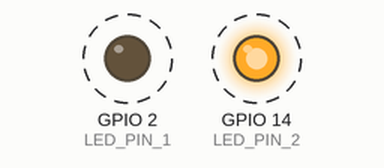
This program was run on a simulated ESP8266 (NodeMCU). Parts: output pins drawn as LEDs (lit = HIGH). Dashed ring = blinking.

Above: at 0.2 s.
Timing chart, 0 to 3.0 s (numbered marks = the images above):
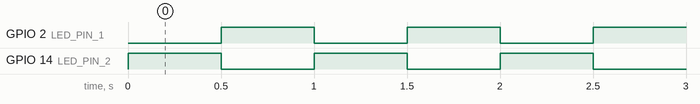

The program:

main.cpp
```cpp
// (licence header left out)
/* include header files */
#include <Arduino.h>

#define LED_PIN_1 2
#define LED_PIN_2 14

void setup(){
	/* set LED pins to output*/
	pinMode(LED_PIN_1, OUTPUT);
	pinMode(LED_PIN_2, OUTPUT);
}

void loop(){

	/* turn on LED pins */
	digitalWrite(LED_PIN_1,LOW);
	digitalWrite(LED_PIN_2,HIGH);

	/* wait for 500 milisecond */
	delay(500);

	/* turn off LED pin */
	digitalWrite(LED_PIN_1,HIGH);
	digitalWrite(LED_PIN_2,LOW);

	/* wait for 500 milisecond */
	delay(500);

}
```

Measured:
- by itself, GPIO 2 (LED_PIN_1), GPIO 14 (LED_PIN_2): alternates HIGH for 0.50 s and LOW for 0.50 s
